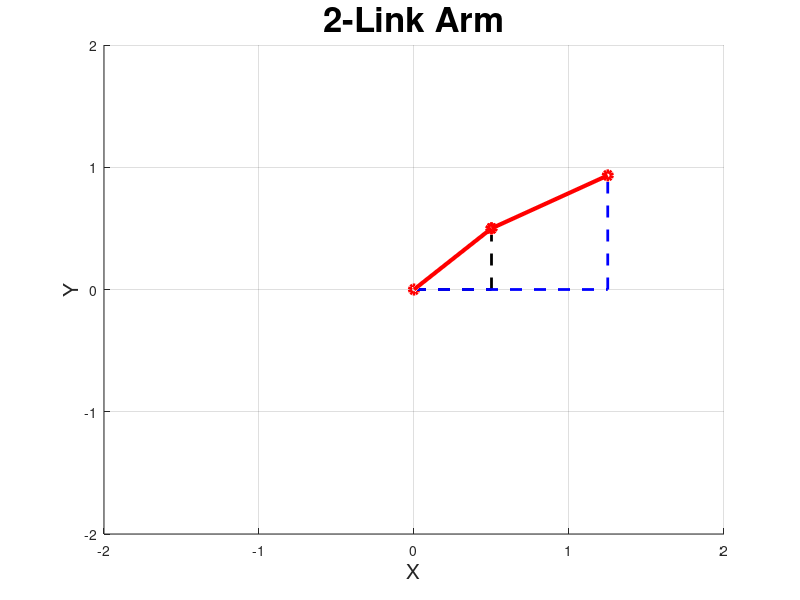

Recreate this plot in MATLAB.
% 3원 그래프에서 링크 2개를 그리는 코드

% Parameters 설정
L1 = 1;     L2 = 1;         % 링크의 길이
q1 = pi/4;  q2 = -pi/12;      % xy평면에서의 각도
r1 = pi/4;  r2 = -pi/12;      % xy평면에서 z축 방향으로의 각도


% 링크 1의 양 끝단 좌표 계산 및 행렬로 묶음
x1 = L1*cos(r1)*cos(q1);   Px1 = [0 x1];      % x좌표
y1 = L1*cos(r1)*sin(q1);   Py1 = [0 y1];      % y좌표
z1 = L1*cos((pi/2)-r1);    Pz1 = [0 z1];      % z좌표

% 링크 2의 양 끝단 좌표 계산 및 행렬로 묶음
x2 = x1 + L2*cos(r1+r2)*cos(q1+q2);     Px2 = [x1 x2];      % x좌표
y2 = y1 + L2*cos(r1+r2)*sin(q1+q2);     Py2 = [y1 y2];      % y좌표
z2 = z1 + L2*sin(r1+r2);                Pz2 = [z1 z2];      % z좌표




% 시뮬레이션을 할 링크들을 띄울 plot 설정
Fig = figure('Position', [300 300 600 600], 'Color', [1 1 1])
Axis = axes('parent', Fig);
hold on;
grid on;
axis([-2 2 -2 2 -0 2]);
title('2-Link Arm', 'fontsize', 25);   % 제목 설정
xlabel('X', 'fontsize', 15)       % x축 라벨 설정
ylabel('Y', 'fontsize', 15)       % y축 라벨 설정
zlabel('Z', 'fontsize', 15)       % z축 라벨 설정

% 로봇 링크를 그리는 plot을 변수에 초기화
p1 = plot3(Px1,Py1,Pz1, '-or','Linewidth', 3);
p2 = plot3(Px2,Py2,Pz2, '-or','Linewidth', 3);

% 좌표가 잘 찍혔는지 각 절편에 해당하는 점선을 그림
plot3([0 x1], [0 0], [0 0], '--k', 'Linewidth', 2);         % 원점 -> x축 좌표
plot3([x1 x1], [0 y1], [0 0], '--k', 'Linewidth', 2);       % x축 좌표 -> x, y축 좌표
plot3([x1 x1], [y1 y1], [0 z1], '--k', 'Linewidth', 2);     % x, y축 좌표 -> x, y, z축 좌표

plot3([0 x2], [0 0], [0 0], '--b', 'Linewidth', 2);         % 원점 -> x축 좌표
plot3([x2 x2], [0 y2], [0 0], '--b', 'Linewidth', 2);       % x축 좌표 -> x, y축 좌표
plot3([x2 x2], [y2 y2], [0 z2], '--b', 'Linewidth', 2);     % x, y축 좌표 -> x, y, z축 좌표

set(p1, 'XData', Px1, 'YData', Py1, 'ZData', Pz1)
drawnow